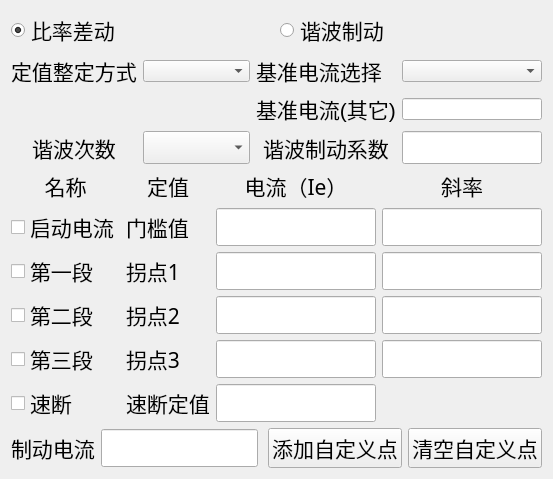
<?xml version="1.0" encoding="UTF-8"?>
<ui version="4.0">
 <class>QCharEditWidget_Diff</class>
 <widget class="QWidget" name="QCharEditWidget_Diff">
  <property name="geometry">
   <rect>
    <x>0</x>
    <y>0</y>
    <width>553</width>
    <height>420</height>
   </rect>
  </property>
  <property name="windowTitle">
   <string>QCharEditWidget_Diff</string>
  </property>
  <layout class="QVBoxLayout" name="verticalLayout">
   <item>
    <layout class="QHBoxLayout" name="horizontalLayout">
     <item>
      <widget class="QRadioButton" name="m_radioNormal">
       <property name="font">
        <font>
         <pointsize>16</pointsize>
        </font>
       </property>
       <property name="text">
        <string>比率差动</string>
       </property>
       <property name="checked">
        <bool>true</bool>
       </property>
      </widget>
     </item>
     <item>
      <widget class="QRadioButton" name="m_radioHarm">
       <property name="font">
        <font>
         <pointsize>16</pointsize>
        </font>
       </property>
       <property name="text">
        <string>谐波制动</string>
       </property>
      </widget>
     </item>
    </layout>
   </item>
   <item>
    <layout class="QGridLayout" name="gridLayout">
     <item row="0" column="1">
      <widget class="QDataTypeComboBox" name="m_cbSettingMinAxis"/>
     </item>
     <item row="0" column="0">
      <widget class="QLabel" name="m_lbSettingMinAxis">
       <property name="font">
        <font>
         <pointsize>16</pointsize>
        </font>
       </property>
       <property name="text">
        <string>定值整定方式</string>
       </property>
      </widget>
     </item>
     <item row="0" column="2">
      <widget class="QLabel" name="m_lbInSel">
       <property name="font">
        <font>
         <pointsize>16</pointsize>
        </font>
       </property>
       <property name="text">
        <string>基准电流选择</string>
       </property>
      </widget>
     </item>
     <item row="0" column="3">
      <widget class="QDataTypeComboBox" name="m_cbInSel"/>
     </item>
     <item row="1" column="2">
      <widget class="QLabel" name="m_lbInSet">
       <property name="font">
        <font>
         <pointsize>16</pointsize>
        </font>
       </property>
       <property name="text">
        <string>基准电流(其它)</string>
       </property>
      </widget>
     </item>
     <item row="1" column="3">
      <widget class="QSttLineEdit" name="m_editInSet"/>
     </item>
     <item row="2" column="1">
      <widget class="QDataTypeComboBox" name="m_cbHarmIndex">
       <property name="font">
        <font>
         <pointsize>16</pointsize>
        </font>
       </property>
      </widget>
     </item>
     <item row="2" column="0">
      <widget class="QLabel" name="m_lbHarmIndex">
       <property name="font">
        <font>
         <pointsize>16</pointsize>
        </font>
       </property>
       <property name="text">
        <string>谐波次数</string>
       </property>
       <property name="alignment">
        <set>Qt::AlignCenter</set>
       </property>
      </widget>
     </item>
     <item row="2" column="2">
      <widget class="QLabel" name="m_lbHarmCoef">
       <property name="font">
        <font>
         <pointsize>16</pointsize>
        </font>
       </property>
       <property name="text">
        <string>谐波制动系数</string>
       </property>
       <property name="alignment">
        <set>Qt::AlignCenter</set>
       </property>
      </widget>
     </item>
     <item row="2" column="3">
      <widget class="QSttLineEdit" name="m_editHarmCoef">
       <property name="font">
        <font>
         <pointsize>16</pointsize>
        </font>
       </property>
      </widget>
     </item>
    </layout>
   </item>
   <item>
    <layout class="QVBoxLayout" name="m_layoutVert">
     <item>
      <layout class="QGridLayout" name="m_layGridParas">
       <item row="1" column="2">
        <widget class="QSttLineEdit" name="m_edtSet_Istart">
         <property name="font">
          <font>
           <family>Agency FB</family>
           <pointsize>16</pointsize>
          </font>
         </property>
        </widget>
       </item>
       <item row="1" column="3">
        <widget class="QSttLineEdit" name="m_edtSet_Kstart">
         <property name="font">
          <font>
           <family>Agency FB</family>
           <pointsize>16</pointsize>
          </font>
         </property>
        </widget>
       </item>
       <item row="1" column="1">
        <widget class="QLabel" name="m_lblTitleStart">
         <property name="font">
          <font>
           <family>Agency FB</family>
           <pointsize>16</pointsize>
          </font>
         </property>
         <property name="text">
          <string>门槛值</string>
         </property>
        </widget>
       </item>
       <item row="0" column="2">
        <widget class="QLabel" name="m_lblTitleCurr">
         <property name="font">
          <font>
           <family>Agency FB</family>
           <pointsize>16</pointsize>
          </font>
         </property>
         <property name="text">
          <string>电流（Ie）</string>
         </property>
         <property name="alignment">
          <set>Qt::AlignCenter</set>
         </property>
        </widget>
       </item>
       <item row="0" column="3">
        <widget class="QLabel" name="m_lblTitleK">
         <property name="font">
          <font>
           <family>Agency FB</family>
           <pointsize>16</pointsize>
          </font>
         </property>
         <property name="layoutDirection">
          <enum>Qt::LeftToRight</enum>
         </property>
         <property name="text">
          <string>斜率</string>
         </property>
         <property name="alignment">
          <set>Qt::AlignCenter</set>
         </property>
        </widget>
       </item>
       <item row="2" column="0">
        <widget class="QSttCheckBox" name="m_chkLine1">
         <property name="font">
          <font>
           <family>Agency FB</family>
           <pointsize>16</pointsize>
          </font>
         </property>
         <property name="text">
          <string>第一段</string>
         </property>
        </widget>
       </item>
       <item row="2" column="2">
        <widget class="QSttLineEdit" name="m_edtSet_Ip1">
         <property name="font">
          <font>
           <family>Agency FB</family>
           <pointsize>16</pointsize>
          </font>
         </property>
        </widget>
       </item>
       <item row="2" column="1">
        <widget class="QLabel" name="m_lblTitleLine1">
         <property name="font">
          <font>
           <family>Agency FB</family>
           <pointsize>16</pointsize>
          </font>
         </property>
         <property name="text">
          <string>拐点1</string>
         </property>
        </widget>
       </item>
       <item row="2" column="3">
        <widget class="QSttLineEdit" name="m_edtSet_K1">
         <property name="font">
          <font>
           <family>Agency FB</family>
           <pointsize>16</pointsize>
          </font>
         </property>
        </widget>
       </item>
       <item row="1" column="0">
        <widget class="QSttCheckBox" name="m_chkStart">
         <property name="font">
          <font>
           <family>Agency FB</family>
           <pointsize>16</pointsize>
          </font>
         </property>
         <property name="text">
          <string>启动电流</string>
         </property>
        </widget>
       </item>
       <item row="4" column="0">
        <widget class="QSttCheckBox" name="m_chkLine3">
         <property name="font">
          <font>
           <family>Agency FB</family>
           <pointsize>16</pointsize>
          </font>
         </property>
         <property name="text">
          <string>第三段</string>
         </property>
        </widget>
       </item>
       <item row="3" column="0">
        <widget class="QSttCheckBox" name="m_chkLine2">
         <property name="font">
          <font>
           <family>Agency FB</family>
           <pointsize>16</pointsize>
          </font>
         </property>
         <property name="text">
          <string>第二段</string>
         </property>
        </widget>
       </item>
       <item row="5" column="0">
        <widget class="QSttCheckBox" name="m_chkLineSd">
         <property name="font">
          <font>
           <family>Agency FB</family>
           <pointsize>16</pointsize>
          </font>
         </property>
         <property name="text">
          <string>速断</string>
         </property>
        </widget>
       </item>
       <item row="3" column="1">
        <widget class="QLabel" name="m_lblTitleLine2">
         <property name="font">
          <font>
           <family>Agency FB</family>
           <pointsize>16</pointsize>
          </font>
         </property>
         <property name="text">
          <string>拐点2</string>
         </property>
        </widget>
       </item>
       <item row="4" column="1">
        <widget class="QLabel" name="m_lblTitleLine3">
         <property name="font">
          <font>
           <family>Agency FB</family>
           <pointsize>16</pointsize>
          </font>
         </property>
         <property name="text">
          <string>拐点3</string>
         </property>
        </widget>
       </item>
       <item row="5" column="1">
        <widget class="QLabel" name="m_lblTitleLineSd">
         <property name="font">
          <font>
           <family>Agency FB</family>
           <pointsize>16</pointsize>
          </font>
         </property>
         <property name="text">
          <string>速断定值</string>
         </property>
        </widget>
       </item>
       <item row="3" column="2">
        <widget class="QSttLineEdit" name="m_edtSet_Ip2">
         <property name="font">
          <font>
           <family>Agency FB</family>
           <pointsize>16</pointsize>
          </font>
         </property>
        </widget>
       </item>
       <item row="4" column="2">
        <widget class="QSttLineEdit" name="m_edtSet_Ip3">
         <property name="font">
          <font>
           <family>Agency FB</family>
           <pointsize>16</pointsize>
          </font>
         </property>
        </widget>
       </item>
       <item row="5" column="2">
        <widget class="QSttLineEdit" name="m_edtSet_Isd">
         <property name="font">
          <font>
           <family>Agency FB</family>
           <pointsize>16</pointsize>
          </font>
         </property>
        </widget>
       </item>
       <item row="3" column="3">
        <widget class="QSttLineEdit" name="m_edtSet_K2">
         <property name="font">
          <font>
           <family>Agency FB</family>
           <pointsize>16</pointsize>
          </font>
         </property>
        </widget>
       </item>
       <item row="4" column="3">
        <widget class="QSttLineEdit" name="m_edtSet_K3">
         <property name="font">
          <font>
           <family>Agency FB</family>
           <pointsize>16</pointsize>
          </font>
         </property>
        </widget>
       </item>
       <item row="0" column="0">
        <widget class="QLabel" name="m_lbName">
         <property name="font">
          <font>
           <pointsize>16</pointsize>
          </font>
         </property>
         <property name="text">
          <string>名称</string>
         </property>
         <property name="alignment">
          <set>Qt::AlignCenter</set>
         </property>
        </widget>
       </item>
       <item row="0" column="1">
        <widget class="QLabel" name="m_lbSetting">
         <property name="font">
          <font>
           <pointsize>16</pointsize>
          </font>
         </property>
         <property name="text">
          <string>定值</string>
         </property>
         <property name="alignment">
          <set>Qt::AlignCenter</set>
         </property>
        </widget>
       </item>
      </layout>
     </item>
     <item>
      <layout class="QHBoxLayout" name="m_layUser">
       <item>
        <widget class="QLabel" name="m_lbIdValue">
         <property name="font">
          <font>
           <family>Agency FB</family>
           <pointsize>16</pointsize>
          </font>
         </property>
         <property name="text">
          <string>制动电流</string>
         </property>
        </widget>
       </item>
       <item>
        <widget class="QSttLineEdit" name="m_editSet_IdValue">
         <property name="font">
          <font>
           <family>Agency FB</family>
           <pointsize>16</pointsize>
          </font>
         </property>
        </widget>
       </item>
       <item>
        <spacer name="horizontalSpacer">
         <property name="orientation">
          <enum>Qt::Horizontal</enum>
         </property>
         <property name="sizeHint" stdset="0">
          <size>
           <width>40</width>
           <height>20</height>
          </size>
         </property>
        </spacer>
       </item>
       <item>
        <widget class="QPushButton" name="m_btnUserAdd">
         <property name="font">
          <font>
           <pointsize>16</pointsize>
          </font>
         </property>
         <property name="text">
          <string>添加自定义点</string>
         </property>
        </widget>
       </item>
       <item>
        <widget class="QPushButton" name="m_btnUserClear">
         <property name="font">
          <font>
           <pointsize>16</pointsize>
          </font>
         </property>
         <property name="text">
          <string>清空自定义点</string>
         </property>
        </widget>
       </item>
      </layout>
     </item>
    </layout>
   </item>
  </layout>
 </widget>
 <layoutdefault spacing="6" margin="11"/>
 <customwidgets>
  <customwidget>
   <class>QSttLineEdit</class>
   <extends>QLineEdit</extends>
   <header>../../Controls/SttLineEdit.h</header>
  </customwidget>
  <customwidget>
   <class>QSttCheckBox</class>
   <extends>QCheckBox</extends>
   <header>../../Controls/SttCheckbox.h</header>
  </customwidget>
  <customwidget>
   <class>QDataTypeComboBox</class>
   <extends>QComboBox</extends>
   <header>../../Module/CommonCtrl_QT/QDataTypeComboBox.h</header>
  </customwidget>
 </customwidgets>
 <resources/>
 <connections/>
</ui>
